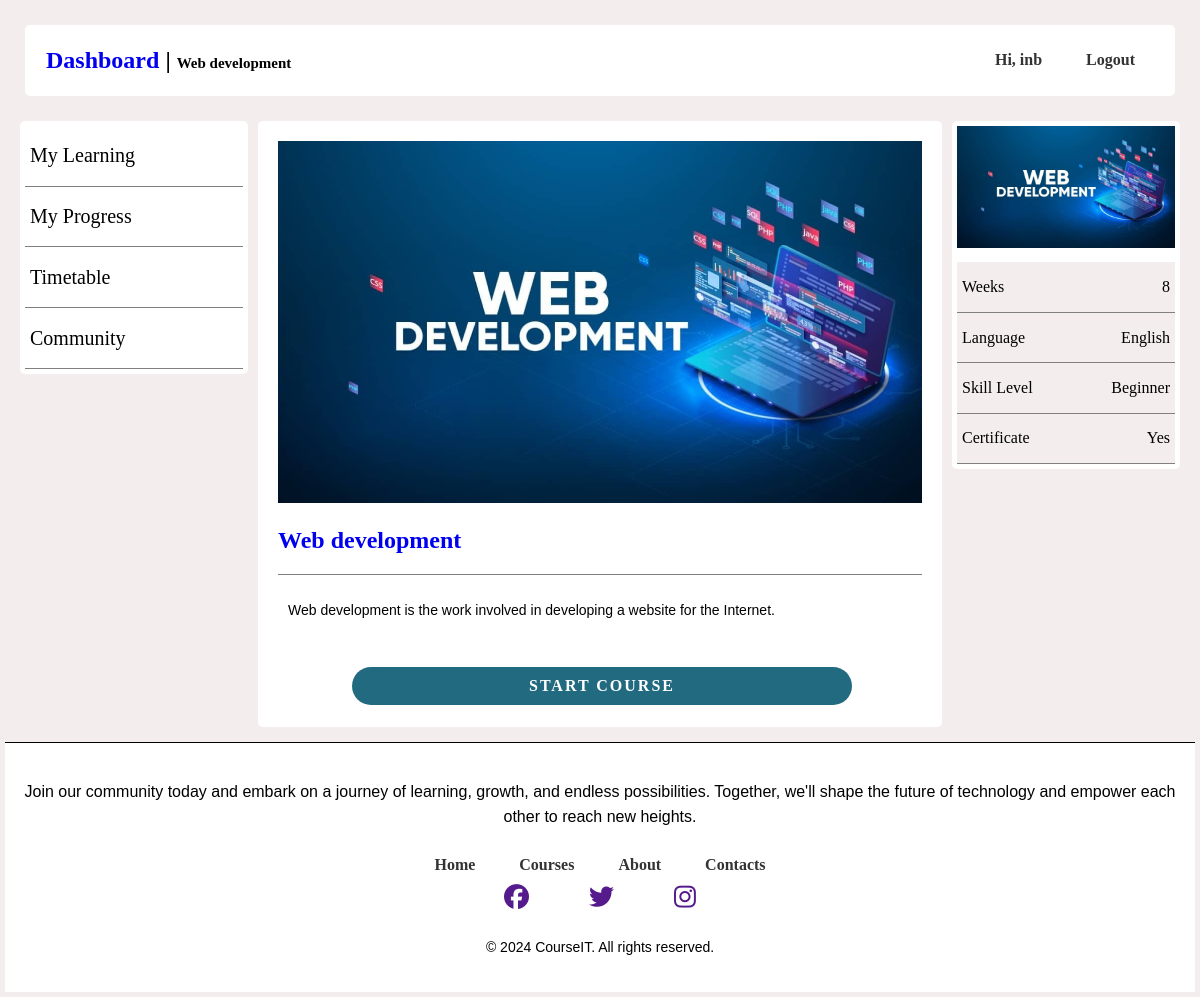
The page /course/1/ (signed in) on the database its author committed.
### index/models.py (models this page shows, shortened)
class Course (models.Model):
    title = models.CharField(max_length=200)
    description = models.TextField()
    image = models.ImageField(upload_to='images/', default='img1.png')

### index/views.py (the view)
# urls.py: path("course/<int:pk>/", views.CourseDetailView.as_view(), name="course_detail"),
@method_decorator(login_required(login_url='sign-in'), name='dispatch')
class CourseDetailView(DetailView):
    model = Course
    template_name = "index/course_detail.html"

### index/templates/index/course_detail.html (shortened to what this page needs)
{%load static%}
<!DOCTYPE html>
<html lang="en">
<head>
    <link rel="stylesheet" href="{% static 'css/styles.css' %}">
    <link rel="stylesheet" href="https://cdnjs.cloudflare.com/ajax/libs/font-awesome/6.5.1/css/all.min.css">
</head>
    <body>
        <div class="nav-bar">
            <div class="header">
                <div class="div1">
                    <h2><a style="text-decoration: none;"href="{% url 'dashboard' %}">Dashboard</a> | <span style="font-size:15px;"> {{ course.title }} </span></h2>
                </div>
                <div>
                    <nav>
                        <a class="main-logout" href="">Hi, {{request.user}} </a>
                        <a class="main-logout" href="{% url 'sign-out' %}">Logout</a>
                    </nav>
                </div>
            </div>
        </div>
        <div class="content-div">
            <div class="side-bar">
                <div>
                    <a href="">
                    <div class="side-bar-divs">
                        <h1>My Learning</h1>
                    </div></a>
                    <a href="">
                    <div class="side-bar-divs">
                        <h1>My Progress</h1>
                    </div></a>
                    <a href="">
                    <div class="side-bar-divs">
                        <h1>Timetable</h1>
                    </div></a>
                    <a href="">
                    <div class="side-bar-divs">
                        <h1>Community</h1>
                    </div></a>
                </div>
            </div>
            <div class="cos-detail">
                <div class="content">
                    <div class="post-entry">
                        <div>
                            <img src="{{ course.image.url }}" width="100%">
                        </div>
                        <div class="course-title">
                            <h2 class="post-title" ><a style="text-decoration: none;" href="{% url 'course_detail' course.pk %}">{{ course.title }}</a></h2>
                        </div>
                        <div class="course-desc">
                            <p>{{ course.description }}</p>
                        </div>
                        <div class="view-cos">
                            <a class="get-started-btn" href="{% url 'course_detail' course.pk %}">Start Course</a>
                        </div>
                    </div>
                </div>
            </div>
            <div class="more-info">
                <div>
                    <img src="{{ course.image.url }}" width="100%">
                </div>
                <div>
                    <div class="more-info-divs">
                        <h1>Weeks</h1>
                        <h1>8</h1>
                    </div>
                    <div class="more-info-divs">
                        <h1>Language</h1>
                        <h1>English</h1>
                    </div>
                    <div class="more-info-divs">
                        <h1>Skill Level</h1>
                        <h1>Beginner</h1>
                    </div>
                    <div class="more-info-divs">
                        <h1>Certificate</h1>
                        <h1>Yes</h1>
                    </div>
                </div>
            </div>
        </div>
        <footer>
            <div>
                <p>Join our community today and embark on a journey of learning, growth, and endless possibilities. Together, we'll shape the future of technology and empower each other to reach new heights.</p>
            </div>
            <div class="footer-nav">
                <div>
                    <nav>
                        <a href="{% url 'index' %}">Home</a>
                        <a href="{% url 'courses' %}">Courses</a>
                        <a href="{% url 'about' %}">About</a>
                        <a href="{% url 'index' %}">Contacts</a>
                    </nav>
                </div>
                <div class="media-icons">
                    <a href=""><i class="fa-brands fa-facebook"></i></a>
                    <a href=""><i class="fa-brands fa-twitter"></i></a>
                    <a href=""><i class="fa-brands fa-instagram"></i></a>
                </div>
                <div class="copyright-info">
                    <p>&copy; 2024 CourseIT. All rights reserved.</p>
                </div>
            </div>
        </footer>
    </body>
</html>

### index/static/css/styles.css (style rules this page uses)
body { justify-content: center; align-items: center; background: hsl(0, 19%, 94%); margin: 5px; }
a { text-decoration: none; }
.content { display: flex; flex-wrap: wrap; justify-content: center; align-items: center; margin-bottom: 50px; margin: 0 auto; padding-bottom: 10px; }
.content-div { height: 100%; display: flex; padding: 0 10px 10px 10px; }
.content-div .side-bar { height: 100%; width: 20%; margin: 5px; border-radius: 5px; background-color: white; }
.content-div .side-bar div { padding: 5px; }
.side-bar-divs { border-bottom: solid gray; border-width: 1px; display: flex; justify-content: space-between; padding: 5px; }
.content-div .side-bar div h1 { color: #000000; font-size: 20px; font-weight: 500; }
.content-div .cos-detail { width: 60%; height: 100%; margin: 5px; border-radius: 5px; background-color: white; }
.content-div .cos-detail .content { padding: 20px; }
.content-div .more-info { width: 20%; height: 100%; margin: 5px; border-radius: 5px; background-color: white; display: flex; flex-direction: column; }
.content-div .more-info div { padding: 5px; }
.more-info-divs { border-bottom: solid gray; border-width: 1px; display: flex; justify-content: space-between; background-color: hsl(0, 19%, 94%); padding: 5px; }
.content-div .more-info div h1 { font-size: 16px; font-weight: 400; }
.course-desc { font-size: 14px; border-top: solid 1px gray; height: 90px; }
.view-cos { margin: 2px; width: 100%; display: flex; justify-content: center; }
.get-started-btn { text-decoration: none; color: #ffffff; background: #226A80; text-transform: uppercase; font-weight: 700; letter-spacing: 2px; padding: 10px 25px; border-radius: 30px; transition: 0.3s; transition-property: background-color; width: 70%; text-align: center; }
.nav-bar { margin: 0 auto; padding: 20px; }
.header { display: flex; justify-content: space-between; align-items: center; padding: 1px 20px; background-color: white; border-radius: 5px; }
.div1 { padding: 1px; border-radius: 5px; }
nav a { position: relative; font-size: 1.1 rem; font-weight: bolder; color: #333; text-decoration: none; padding: 6px 20px; transition: .5s; justify-content: center; align-items: center; font-weight: bolder; }
footer { background-color: #ffffff; border-top: solid 1px #000000; padding: 10px 0; text-align: center; align-items: center; }
.copyright-info { flex: 1; padding-left: 0px; }
.copyright-info p { font-size: 14px; }
p { color: #000000; line-height: 1.6; padding: 10px; font-family: Arial, sans-serif; }
.footer-nav .media-icons { margin: 10px 50px; }
.media-icons { display: flex; justify-content: center; align-items: center; }
.media-icons a { position: relative; font-size: 25px }
.media-icons a:not(:last-child) { margin-right: 60px; }

### rows shown on the page
Course: title "Web development", image (picture), description "Web development is the work involved in developing a website for the Internet."

### other values the page prints
{{ request.user }} "inb"
